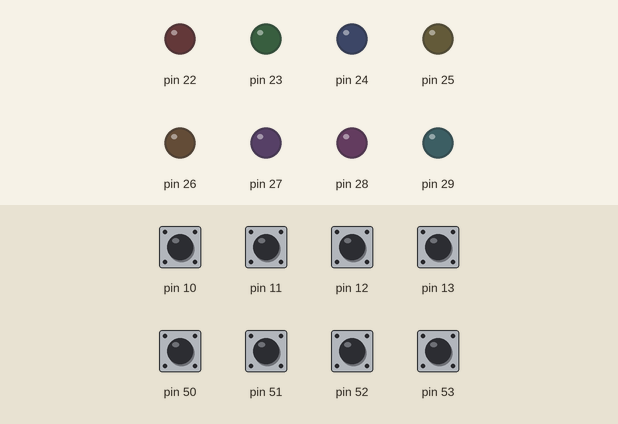
Recording of a sketch running on a simulated Arduino Mega 2560, built with avr-gcc and run on an emulated ATmega2560. Parts: output pins drawn as LEDs (lit = HIGH). Inputs (shaded band) come from the test bench; at power-on: pin 10–13, pin 50–53 LOW.

Above: at 1.2 s.
1.3 s: pin 10 driven HIGH
At 1.6 s:
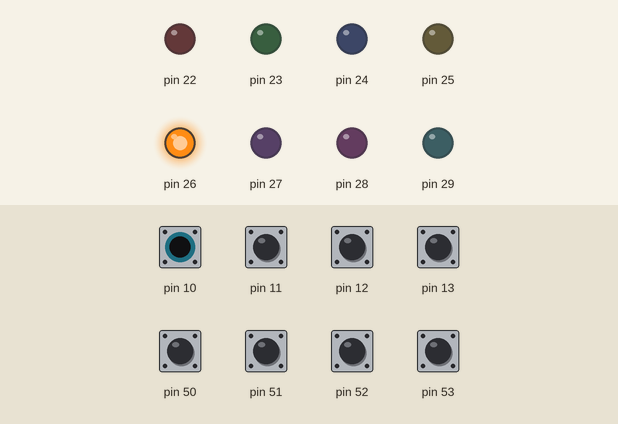
2.8 s: pin 11 driven HIGH
At 3.9 s:
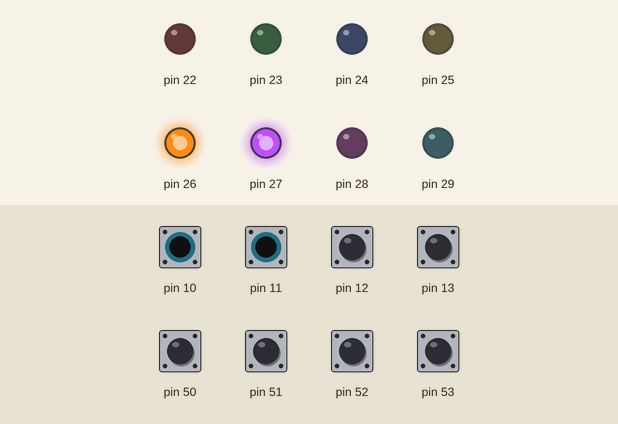
4.3 s: pin 12 driven HIGH
At 5.0 s:
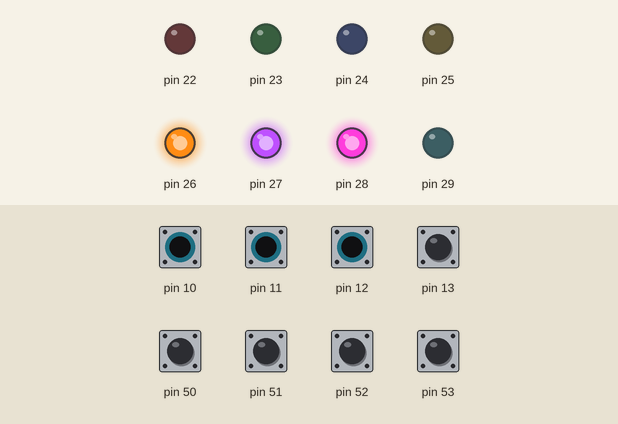
5.8 s: pin 13 driven HIGH
At 6.2 s:
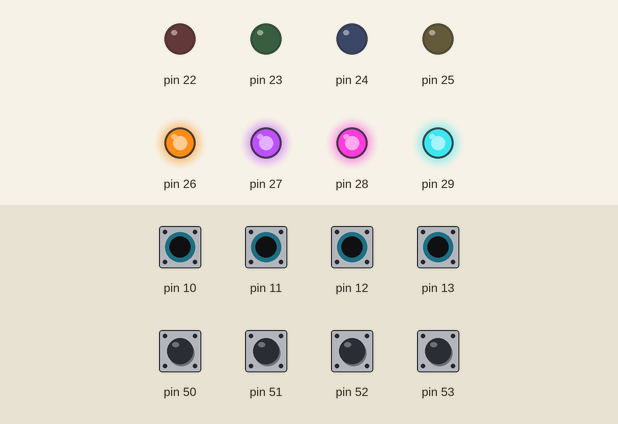
7.3 s: pin 50 driven HIGH
At 8.5 s:
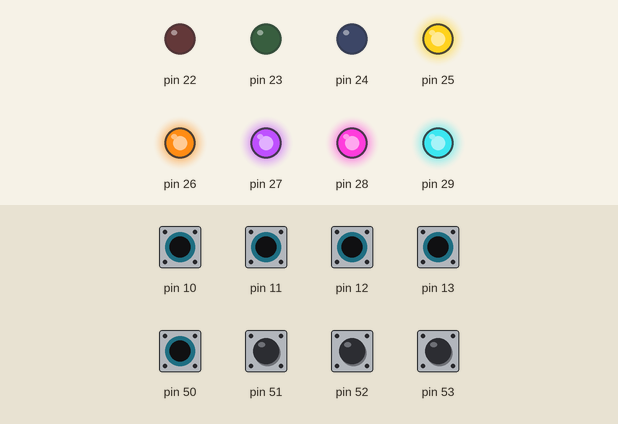
8.8 s: pin 51 driven HIGH
At 9.7 s:
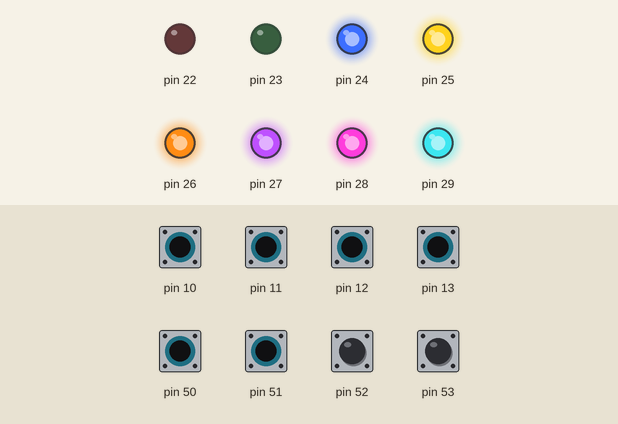
Timing chart, 0 to 11.3 s (numbered marks = the images above; inputs shaded):
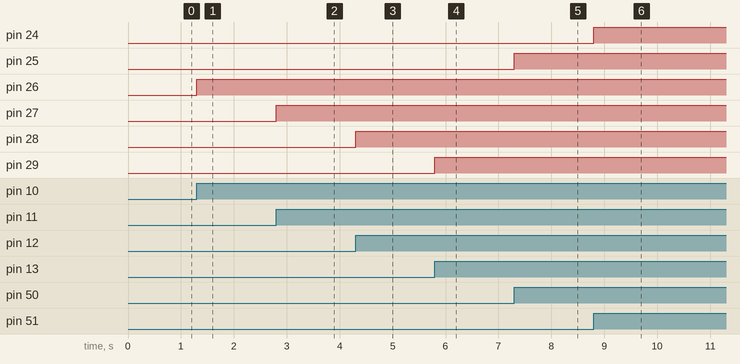

The sketch:

ETALVIS_Problem_08_07.ino
```cpp
//EMBEDDED SYSTEMS PROGRAMMING - GPIO
//SWITCH MONITOR  PROBLEMS
//SET 08 PROBLEM 07
//Connect 8 LEDs on PORT A and connect 8 push button switches on PORT B
//Press  0th Switch glow  0TH LED,,,,,,,,, 7th Switch glow  7TH LED

void setup() {
  // put your setup code here, to run once:
  volatile char *ddra, *ddrb;
  ddra = 0x21; ddrb = 0x24;
  *ddra = 0xFF; // Set Port A as output
  *ddrb = 0x00; // Set Port B as output
}

void loop() {
  // put your main code here, to run repeatedly:
  volatile char *outA , *inB;
  outA = 0x22;inB = 0x23;
 while(1)
 {
  *outA = *inB ;
 }
}
```

Measured:
- after the input at 1.3 s, pin 26: LOW → HIGH at once
- after the input at 2.8 s, pin 27: LOW → HIGH at once
- after the input at 4.3 s, pin 28: LOW → HIGH at once
- after the input at 5.8 s, pin 29: LOW → HIGH at once
- after the input at 7.3 s, pin 25: LOW → HIGH at once
- after the input at 8.8 s, pin 24: LOW → HIGH at once
